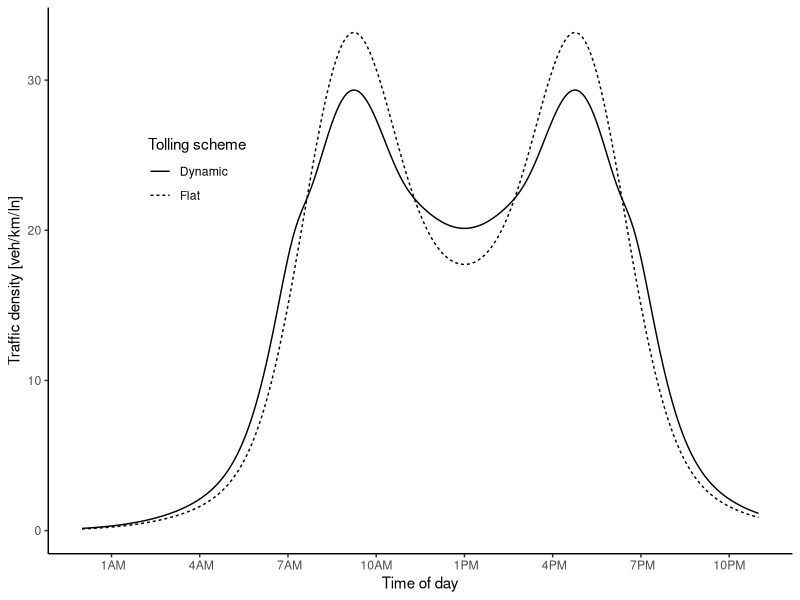
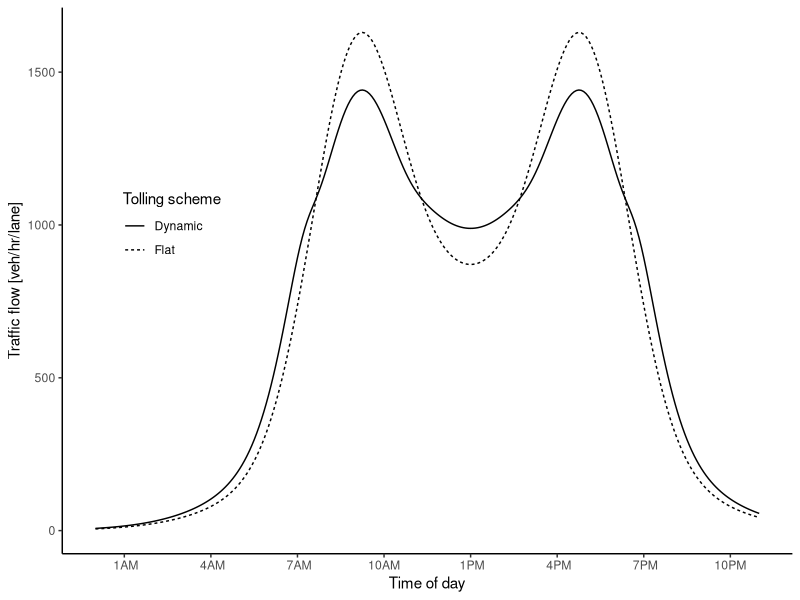
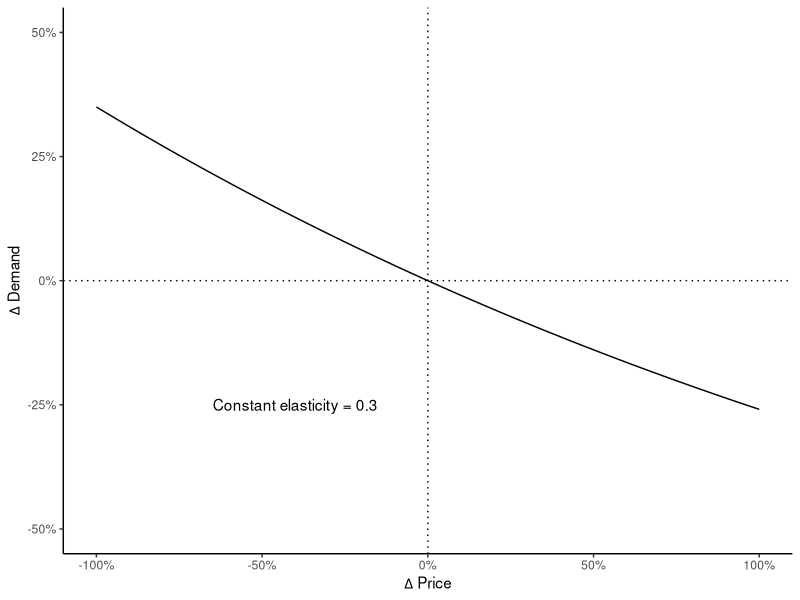
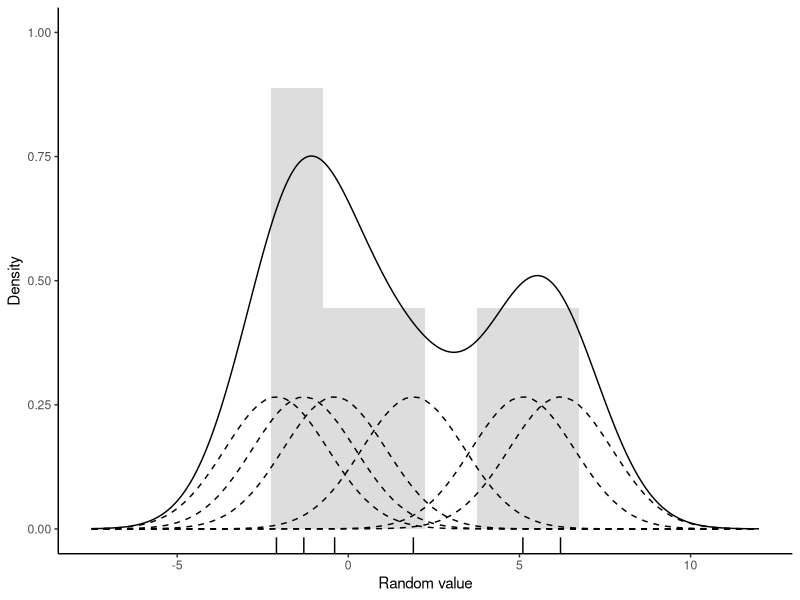
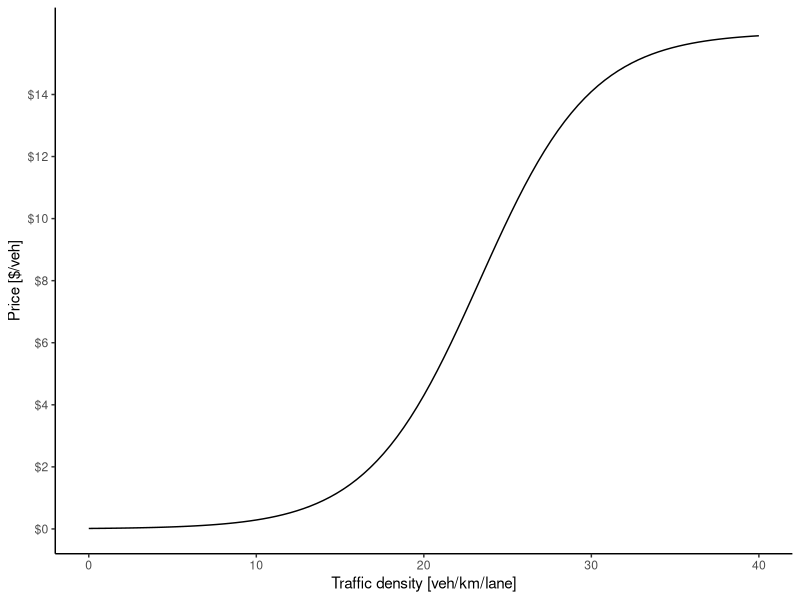
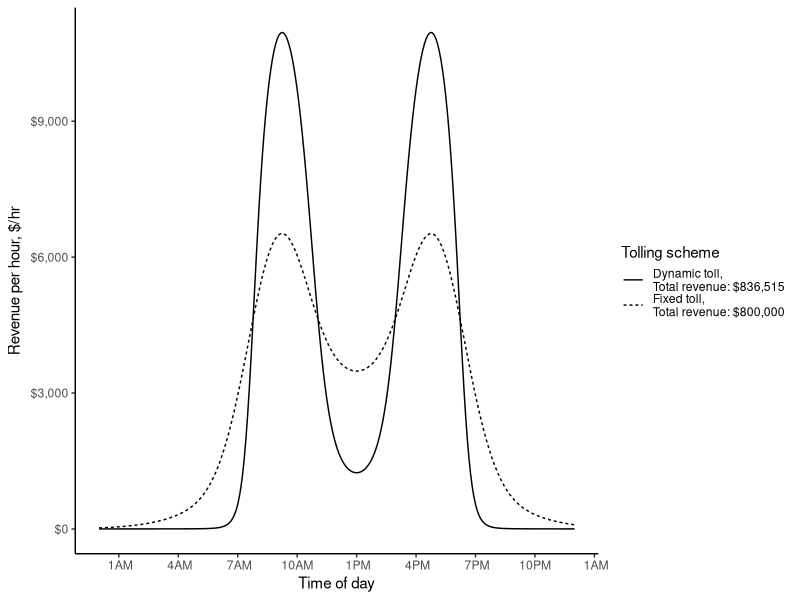
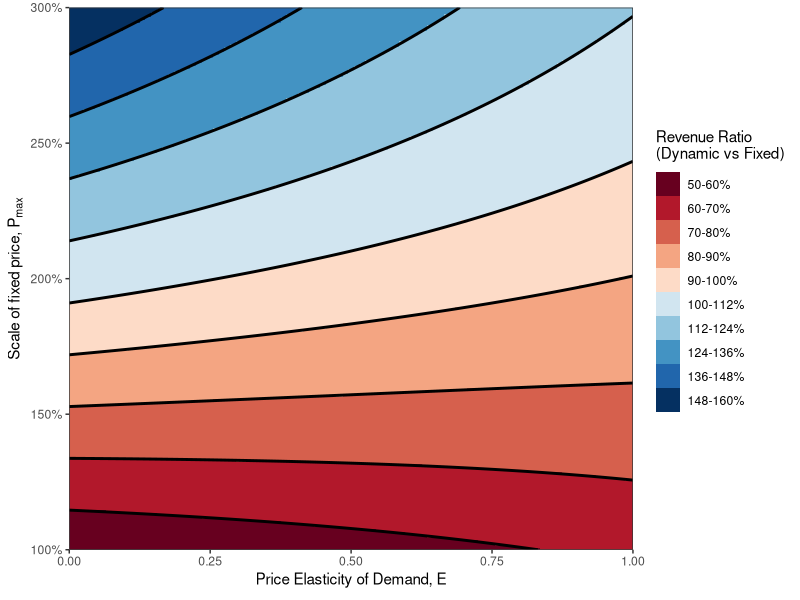
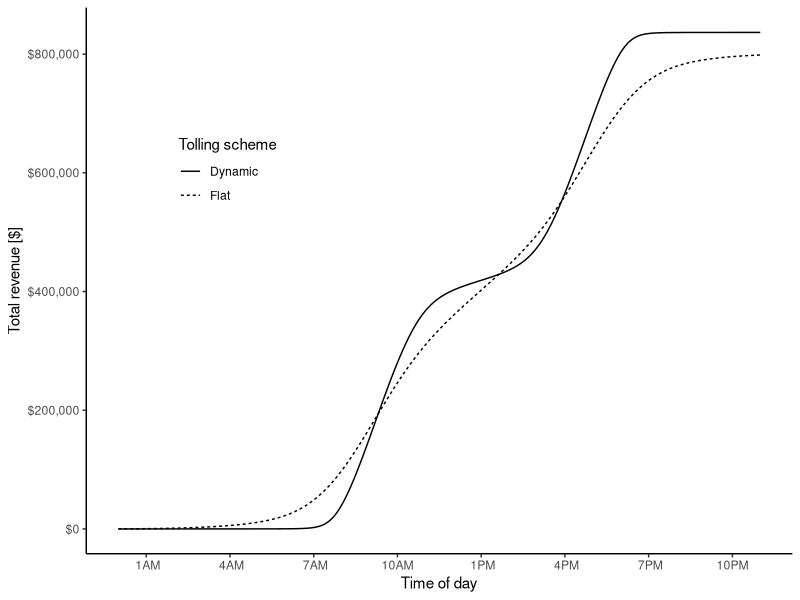

Recreate these plots in R, in order.

library(data.table)
library(ggplot2)
library(scales)
# library(extrafont)

#### Functions ####

#Pricing function
fun.price <- function(k, pmin, pmax, a, b)  pmin + (pmax-pmin)/(1 + exp(a-b*k))

#Elasticity function
fun.elasticdemand <- function(k,p1,p2,E) k+k*(exp(-E*(p2-p1)/(p2+p1))-1)

#Demand distribution (Manually constructed for this example)
fun.demanddist <- function(scale, t,sd) scale*(dnorm(t,mean=9,sd) + dnorm(t,mean=17,sd) + dnorm(t,mean=12,sd=4) + dnorm(t,mean=14,sd=4))


#### Parameters ####
E = 0.3
trips = 100000
inc = 5/60
t = seq(0,24,by=inc)
a = 7
b = 0.3
pfix = 8
pmin = 0*pfix/2
pmax = pfix*2

#### Run for the constant parameters ####
dat = data.table(t=t, k1 = fun.demanddist(85,t,1.5), price1 = pfix)
#dat[ , k2 := fun.demanddist(t,2)]
dat[ , "q1" := trips*k1/sum(k1)/inc/6 ]
dat[ , "n1" := trips*k1/sum(k1) ]
dat[ , price2 := fun.price(k1, pmin, pmax, a, b)]

dat[ , k2 := fun.elasticdemand(k1,price1,price2,E)]
dat[ , k2 := sum(k1)*k2/sum(k2)]
dat[ , "q2" := trips*k2/sum(k2)/inc/6 ]
dat[ , "n2" := trips*k2/sum(k2) ]

#Revenue
dat[ , rev1 := n1*price1]
dat[ , rev2 := n2*price2]
#Revenue per house
dat[ , rev1hr := rev1/inc]
dat[ , rev2hr := rev2/inc]
#Cumulative sum
dat[ , sumrev1 := cumsum(n1*price1)]
dat[ , sumrev2 := cumsum(n2*price2)]

#Time
dat[ , time := as.POSIXct('2000-01-01 00:00:00 EST', tz='EST') + (3600*t)]

#Check sum
dat[ , lapply(.SD, sum),.SDcols = c("k1","k2")]
dat[ , lapply(.SD, sum),.SDcols = c("q1","q2")]
dat[ , lapply(.SD, sum),.SDcols = c("n1","n2")]


#### Run with varying pmax and elasticity ####
#Set up combination matrix
datvar = as.data.table(expand.grid(tval = t, E = seq(0,1, by=0.01), surge = seq(1, 3, by = 0.01)))
#Assign fixed price & scaled price
datvar[ , price1 := pfix]
datvar[ , pmax := pfix*surge]
#Calculate demand dist for each combo
datvar[ , k1 := fun.demanddist(85, tval, 1.5)]
#Calculate flow and number of trips for fixed price
datvar[ , "q1" := trips*k1/sum(k1)/inc/6 ]
datvar[ , "n1" := trips*k1/sum(k1) ]
#Calculate new price the previous demand
datvar[ , price2 := fun.price(k1, pmin, pmax, a, b)]
#Calculate new density, flow, and number of trips from price
datvar[ , k2 := fun.elasticdemand(k1,price1,price2,E)]
datvar[ , k2 := sum(k1)*k2/sum(k2)]
datvar[ , "q2" := trips*k2/sum(k2)/inc/6 ]
datvar[ , "n2" := trips*k2/sum(k2) ]
#Revenue
datvar[ , rev1 := cumsum(n1*price1)]
datvar[ , rev2 := cumsum(n2*price2)]

#Revenue
datvar[ , rev1 := n1*price1]
datvar[ , rev2 := n2*price2]
#Cumulative sum
datvar[ , sumrev1 := cumsum(rev1)]
datvar[ , sumrev2 := cumsum(rev2)]

#Time
datvar[ , time := as.POSIXct('2000-01-01 00:00:00 EST', tz='EST') + (3600*tval)]

#Check sum
datvar[ , lapply(.SD, sum),.SDcols = c("k1","k2")]
datvar[ , lapply(.SD, sum),.SDcols = c("q1","q2")]
datvar[ , lapply(.SD, sum),.SDcols = c("n1","n2")]

#Aggregate total revenue
revmat <- datvar[ , list("revratio" = sum(rev2)/sum(rev1)), by = .(E,surge)]



#### Ploting ####

#rand = data.table(rand = c(rlnorm(50, sd=0.5), rnorm(50, mean=3, sd=0.5)))
#rand = data.table(rand = rlnorm(5))
rand = data.table(rand = c(-2.1,-1.3,-0.4,1.9,5.1,6.2))
d = density(rand$rand, kernel = 'gaussian', bw=sqrt(2.25))

plot.kernel <- ggplot(rand, aes(rand)) +
  geom_rug() +
  geom_histogram(aes(y=4*..density..), binwidth=d$bw, alpha=0.2) +
  geom_density(aes(y=..count..), bw=d$bw) +
  scale_y_continuous("Density", limits = c(0, 1)) +
  scale_x_continuous("Random value", limits = c(-7.5,12)) +
  theme_classic() 
#theme(text=element_text(family="Times New Roman"))
for(x in rand$rand) plot.kernel <- plot.kernel + stat_function(fun = dnorm, args = list(mean = x, sd = d$bw), linetype=2)
# plot.kernel

plot.price <- ggplot(data.frame(x = c(0, 40)), aes(x)) + 
  stat_function(fun = fun.price, args = list(pmin, pmax, a, b)) +
  scale_y_continuous("Price [$/veh]", labels = scales::dollar, breaks = seq(0,15,by=2), limits = c(0,pmax)) +
  scale_x_continuous("Traffic density [veh/km/lane]") +
  theme_classic()
# theme(text=element_text(family="Times New Roman"))
# plot.price

plot.elasticity <- ggplot(data.frame(x = c(0, 1)), aes(x)) + 
  stat_function(fun = function(x) exp(-E*x)-1) +
  geom_vline(xintercept = 0, linetype="dotted") +
  geom_hline(yintercept = 0, linetype="dotted") +
  annotate("text", x=-0.4, y=-.25, label = paste("Constant elasticity =",E)) + #, family = "Times New Roman") +
  scale_x_continuous(expression(Delta~"Price"), labels = scales::percent, limits = c(-1,1)) +
  scale_y_continuous(expression(Delta~"Demand"), labels = scales::percent, limits = c(-0.5,0.5)) +
  theme_classic()
# theme(text=element_text(family="Times New Roman"))
# plot.elasticity


plot.demanddensity <- ggplot(dat) + 
  geom_line(aes(x=time,y=k1, linetype="Flat")) + 
  geom_line(aes(x=time,y=k2, linetype="Dynamic")) + 
  scale_y_continuous("Traffic density [veh/km/ln]") +
  scale_linetype("Tolling scheme") +
  scale_x_datetime("Time of day", labels = date_format("%l%p", tz='EST'), date_breaks = "3 hour",
                   limits = c(as.POSIXct('2000-01-01 00:00:00 EST', tz='EST'),as.POSIXct('2000-01-01 23:00:00 EST', tz='EST'))) +
  theme_classic() +
  theme(legend.position = c(0.2,0.7), 
        legend.background = element_blank())
        #text=element_text(family="Times New Roman"))
# plot.demanddensity


plot.demandflow <- ggplot(dat) + 
  geom_line(aes(x=time,y=q1, linetype="Flat")) + 
  geom_line(aes(x=time,y=q2, linetype="Dynamic")) + 
  scale_y_continuous("Traffic flow [veh/hr/lane]") +
  scale_linetype("Tolling scheme") +
  scale_x_datetime("Time of day", labels = date_format("%l%p", tz='EST'), date_breaks = "3 hour",
                   limits = c(as.POSIXct('2000-01-01 00:00:00 EST', tz='EST'),as.POSIXct('2000-01-01 23:00:00 EST', tz='EST'))) +
  theme_classic() +
  theme(legend.position = c(0.15,0.6))
        #text=element_text(family="Times New Roman"))
# plot.demandflow


plot.toll <- ggplot(dat) +  
  geom_line(aes(x=time,y=price1, linetype="Flat")) + 
  geom_line(aes(x=time,y=price2, linetype="Dynamic")) + 
  scale_y_continuous("Price [$/veh]", labels = scales::dollar, breaks = seq(0,pmax,by=2), limits = c(0,pmax)) +
  scale_linetype("Tolling scheme") +
  scale_x_datetime("Time of day", labels = date_format("%l%p", tz='EST'), date_breaks = "3 hour",
                   limits = c(as.POSIXct('2000-01-01 00:00:00 EST', tz='EST'),as.POSIXct('2000-01-01 23:00:00 EST', tz='EST'))) +
  theme_classic() +
  theme(legend.position = c(0.2,0.7),
        legend.background = element_blank())
        #text=element_text(family="Times New Roman"))
# plot.toll


plot.revenue <- ggplot(dat) + 
  geom_line(aes(x=time,y=rev1, linetype=paste0("Fixed toll,\nTotal revenue: ", scales::dollar(sum(dat$rev1))))) +
  geom_line(aes(x=time,y=rev2, linetype=paste0("Dynamic toll,\nTotal revenue: ", scales::dollar(sum(dat$rev2))))) +
  scale_y_continuous(expression("Revenue per hour, $/hr"), labels = scales::dollar) +
  scale_x_datetime("Time of day", labels = date_format("%l%p", tz='EST'), date_breaks = "3 hour",
                   limits = c(as.POSIXct('2000-01-01 00:00:00 EST', tz='EST'),
                              as.POSIXct('2000-01-01 24:00:00 EST', tz='EST'))) +
  scale_linetype("Tolling scheme") +
  # annotate("text", x=as.POSIXct('2000-01-01 24:00:00 EST', tz='EST'), y=0.5*max(dat$rev2),
  #          label = paste0(paste0("Fixed toll: ", scales::dollar(sum(dat$rev1))),"\n",
  #                         paste0("Dynamic toll: ", scales::dollar(sum(dat$rev2)))), hjust = 0, size = 4) +
  theme_classic() +
  theme(legend.position = "right",
        legend.background = element_blank())
        #text=element_text(family="Times New Roman"))
# plot.revenue



plot.revsum <- ggplot(dat) + 
  geom_line(aes(x=time,y=sumrev1, linetype="Flat")) +
  geom_line(aes(x=time,y=sumrev2, linetype="Dynamic")) +
  scale_y_continuous("Total revenue [$]", labels = scales::dollar) +
  scale_linetype("Tolling scheme") +
  scale_x_datetime("Time of day", labels = date_format("%l%p", tz='EST'), date_breaks = "3 hour",
                   limits = c(as.POSIXct('2000-01-01 00:00:00 EST', tz='EST'),as.POSIXct('2000-01-01 23:00:00 EST', tz='EST'))) +
  theme_classic() +
  theme(legend.position = c(0.2,0.7),
        legend.background = element_blank())
#text=element_text(family="Times New Roman"))
# plot.revsum


cuts = with(revmat, 
            c(seq(10*floor(10*min(revratio)), 100, length.out = 6)[-6],
              seq(100, 10*ceiling(10*max(revratio)), length.out = 6)))

plot.revmat <- ggplot(revmat, aes(x = E, y = surge)) +
  #geom_contour_filled(breaks = cuts, aes(z = 100*revratio)) +
  geom_raster(aes(fill = cut(100*revratio, cuts))) +
  geom_contour(breaks = cuts, aes(z = 100*revratio), color = "black", size = 1) +
  scale_x_continuous(expression("Price Elasticity of Demand,"~E), expand = c(0,0)) +
  scale_y_continuous(expression("Scale of fixed price,"~P[max]), expand = c(0,0),
                     labels = scales::percent_format()) +
  scale_fill_brewer(expression("Revenue Ratio\n(Dynamic vs Fixed)"),
                    palette = "RdBu", label = paste0(paste(round(cuts), round(cuts[-1]), sep = "-"),"%")) +
  coord_cartesian(xlim = c(0, 1), ylim = c(1,3)) +
  theme_bw()
# plot.revenue



paste0(paste(round(cuts), round(cuts[-1]), sep = "-"),"%")


# ggsave("../figures/toyprice.pdf", plot.price, device = cairo_pdf, width=4.25, height=2, units = "in")
# ggsave("../figures/toyelasticity.pdf", plot.elasticity, device = cairo_pdf, width=4.25, height=2, units = "in")
# ggsave("../figures/toydemand.pdf", plot.demanddensity, device = cairo_pdf, width=4.25, height=2, units = "in")
# ggsave("../figures/toytoll.pdf", plot.toll, device = cairo_pdf, width=4.25, height=2, units = "in")
# ggsave("../figures/toyrevenue.pdf", plot.revenue, device = cairo_pdf, width=4.25, height=2, units = "in")
# ggsave("../figures/KDE.pdf", plot.kernel, device = cairo_pdf, width=4.25, height=2, units = "in")
